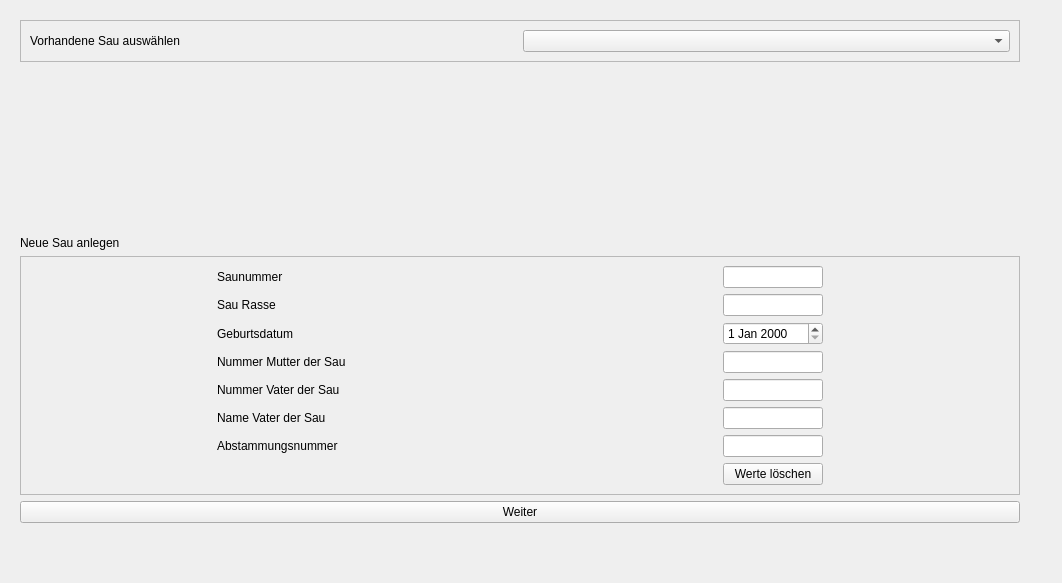
<?xml version="1.0" encoding="UTF-8"?>
<ui version="4.0">
 <class>Form</class>
 <widget class="QWidget" name="Form">
  <property name="windowModality">
   <enum>Qt::ApplicationModal</enum>
  </property>
  <property name="geometry">
   <rect>
    <x>0</x>
    <y>0</y>
    <width>1062</width>
    <height>583</height>
   </rect>
  </property>
  <property name="sizePolicy">
   <sizepolicy hsizetype="Expanding" vsizetype="Expanding">
    <horstretch>0</horstretch>
    <verstretch>0</verstretch>
   </sizepolicy>
  </property>
  <property name="windowTitle">
   <string>Sau</string>
  </property>
  <layout class="QVBoxLayout" name="verticalLayout_2">
   <item>
    <widget class="QWidget" name="widget" native="true">
     <property name="maximumSize">
      <size>
       <width>16777215</width>
       <height>600</height>
      </size>
     </property>
     <layout class="QVBoxLayout" name="verticalLayout_3">
      <item>
       <layout class="QVBoxLayout" name="verticalLayout">
        <item>
         <widget class="QFrame" name="frame">
          <property name="maximumSize">
           <size>
            <width>1000</width>
            <height>500</height>
           </size>
          </property>
          <property name="frameShape">
           <enum>QFrame::StyledPanel</enum>
          </property>
          <property name="frameShadow">
           <enum>QFrame::Raised</enum>
          </property>
          <layout class="QHBoxLayout" name="horizontalLayout_3">
           <item>
            <layout class="QHBoxLayout" name="horizontalLayout">
             <item>
              <widget class="QLabel" name="label_VorhandenSau">
               <property name="maximumSize">
                <size>
                 <width>16777215</width>
                 <height>500</height>
                </size>
               </property>
               <property name="text">
                <string>Vorhandene Sau auswählen</string>
               </property>
              </widget>
             </item>
             <item>
              <widget class="QComboBox" name="comboBox_VorhandeneSau">
               <property name="maximumSize">
                <size>
                 <width>16777215</width>
                 <height>500</height>
                </size>
               </property>
              </widget>
             </item>
            </layout>
           </item>
          </layout>
         </widget>
        </item>
        <item>
         <spacer name="verticalSpacer">
          <property name="orientation">
           <enum>Qt::Vertical</enum>
          </property>
          <property name="sizeHint" stdset="0">
           <size>
            <width>20</width>
            <height>40</height>
           </size>
          </property>
         </spacer>
        </item>
        <item>
         <widget class="QLabel" name="label_neueSau">
          <property name="maximumSize">
           <size>
            <width>16777215</width>
            <height>500</height>
           </size>
          </property>
          <property name="text">
           <string>Neue Sau anlegen</string>
          </property>
          <property name="scaledContents">
           <bool>false</bool>
          </property>
         </widget>
        </item>
        <item>
         <widget class="QFrame" name="frame_2">
          <property name="maximumSize">
           <size>
            <width>1000</width>
            <height>500</height>
           </size>
          </property>
          <property name="frameShape">
           <enum>QFrame::StyledPanel</enum>
          </property>
          <property name="frameShadow">
           <enum>QFrame::Raised</enum>
          </property>
          <layout class="QGridLayout" name="gridLayout_3">
           <item row="0" column="0">
            <layout class="QGridLayout" name="gridLayout_2">
             <item row="1" column="1">
              <widget class="QLineEdit" name="lineEdit_SauRasse">
               <property name="maximumSize">
                <size>
                 <width>100</width>
                 <height>500</height>
                </size>
               </property>
              </widget>
             </item>
             <item row="3" column="0">
              <widget class="QLabel" name="label_NummerMutterSau">
               <property name="maximumSize">
                <size>
                 <width>500</width>
                 <height>500</height>
                </size>
               </property>
               <property name="text">
                <string>Nummer Mutter der Sau</string>
               </property>
              </widget>
             </item>
             <item row="2" column="0">
              <widget class="QLabel" name="label_Geburtsdatum">
               <property name="maximumSize">
                <size>
                 <width>500</width>
                 <height>500</height>
                </size>
               </property>
               <property name="text">
                <string>Geburtsdatum</string>
               </property>
              </widget>
             </item>
             <item row="6" column="0">
              <widget class="QLabel" name="label_Abstammnummer">
               <property name="maximumSize">
                <size>
                 <width>500</width>
                 <height>500</height>
                </size>
               </property>
               <property name="text">
                <string>Abstammungsnummer</string>
               </property>
              </widget>
             </item>
             <item row="4" column="0">
              <widget class="QLabel" name="label_NummVaterSau">
               <property name="maximumSize">
                <size>
                 <width>500</width>
                 <height>500</height>
                </size>
               </property>
               <property name="text">
                <string>Nummer Vater der Sau</string>
               </property>
              </widget>
             </item>
             <item row="6" column="1">
              <widget class="QLineEdit" name="lineEdit_Abstammungsnummer">
               <property name="maximumSize">
                <size>
                 <width>100</width>
                 <height>500</height>
                </size>
               </property>
              </widget>
             </item>
             <item row="4" column="1">
              <widget class="QLineEdit" name="lineEdit_NummerVaterSau">
               <property name="maximumSize">
                <size>
                 <width>100</width>
                 <height>500</height>
                </size>
               </property>
              </widget>
             </item>
             <item row="5" column="1">
              <widget class="QLineEdit" name="lineEdit_NameVaterSau">
               <property name="maximumSize">
                <size>
                 <width>100</width>
                 <height>500</height>
                </size>
               </property>
              </widget>
             </item>
             <item row="5" column="0">
              <widget class="QLabel" name="label_NameVater">
               <property name="maximumSize">
                <size>
                 <width>500</width>
                 <height>500</height>
                </size>
               </property>
               <property name="text">
                <string>Name Vater der Sau</string>
               </property>
              </widget>
             </item>
             <item row="0" column="0">
              <widget class="QLabel" name="label_SauRasse_2">
               <property name="maximumSize">
                <size>
                 <width>500</width>
                 <height>500</height>
                </size>
               </property>
               <property name="text">
                <string>Saunummer</string>
               </property>
              </widget>
             </item>
             <item row="2" column="1">
              <widget class="QDateEdit" name="lineDate_Geburtsdatum">
               <property name="maximumSize">
                <size>
                 <width>16777215</width>
                 <height>500</height>
                </size>
               </property>
              </widget>
             </item>
             <item row="3" column="1">
              <widget class="QLineEdit" name="lineEdit_NummerMutterSau">
               <property name="maximumSize">
                <size>
                 <width>100</width>
                 <height>500</height>
                </size>
               </property>
              </widget>
             </item>
             <item row="0" column="1">
              <widget class="QLineEdit" name="lineEdit_SauNr">
               <property name="maximumSize">
                <size>
                 <width>100</width>
                 <height>500</height>
                </size>
               </property>
              </widget>
             </item>
             <item row="1" column="0">
              <widget class="QLabel" name="label_SauRasse">
               <property name="maximumSize">
                <size>
                 <width>500</width>
                 <height>500</height>
                </size>
               </property>
               <property name="text">
                <string>Sau Rasse</string>
               </property>
              </widget>
             </item>
             <item row="7" column="1">
              <widget class="QPushButton" name="pushButton_WerteLoeschen">
               <property name="text">
                <string>Werte löschen</string>
               </property>
              </widget>
             </item>
            </layout>
           </item>
          </layout>
         </widget>
        </item>
        <item>
         <widget class="QPushButton" name="pushButton_PushSau">
          <property name="maximumSize">
           <size>
            <width>1000</width>
            <height>500</height>
           </size>
          </property>
          <property name="text">
           <string>Weiter</string>
          </property>
         </widget>
        </item>
        <item>
         <spacer name="verticalSpacer_2">
          <property name="orientation">
           <enum>Qt::Vertical</enum>
          </property>
          <property name="sizeType">
           <enum>QSizePolicy::Maximum</enum>
          </property>
          <property name="sizeHint" stdset="0">
           <size>
            <width>20</width>
            <height>40</height>
           </size>
          </property>
         </spacer>
        </item>
       </layout>
      </item>
     </layout>
    </widget>
   </item>
  </layout>
 </widget>
 <tabstops>
  <tabstop>comboBox_VorhandeneSau</tabstop>
  <tabstop>lineEdit_SauNr</tabstop>
  <tabstop>lineEdit_SauRasse</tabstop>
  <tabstop>lineDate_Geburtsdatum</tabstop>
  <tabstop>lineEdit_NummerMutterSau</tabstop>
  <tabstop>lineEdit_NummerVaterSau</tabstop>
  <tabstop>lineEdit_NameVaterSau</tabstop>
  <tabstop>lineEdit_Abstammungsnummer</tabstop>
  <tabstop>pushButton_PushSau</tabstop>
 </tabstops>
 <resources/>
 <connections/>
</ui>
